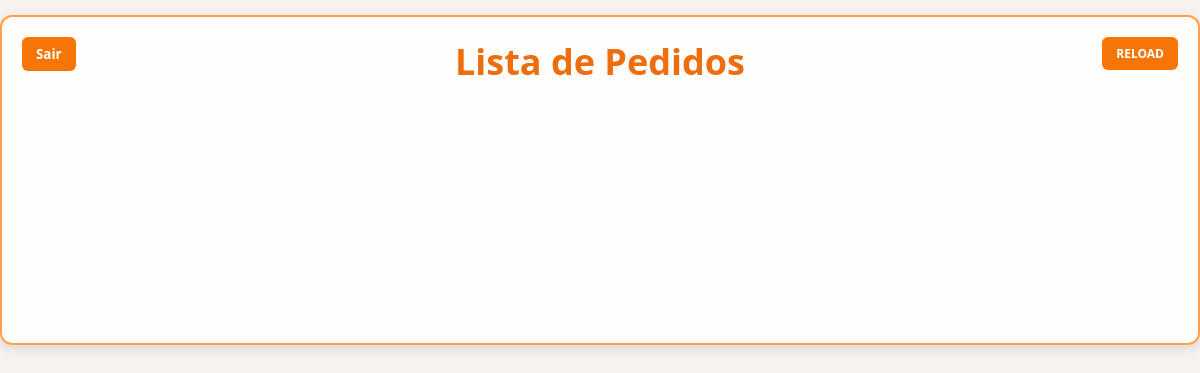
/Pages/Cozinha.php, run on an earlier commit of the app's database.
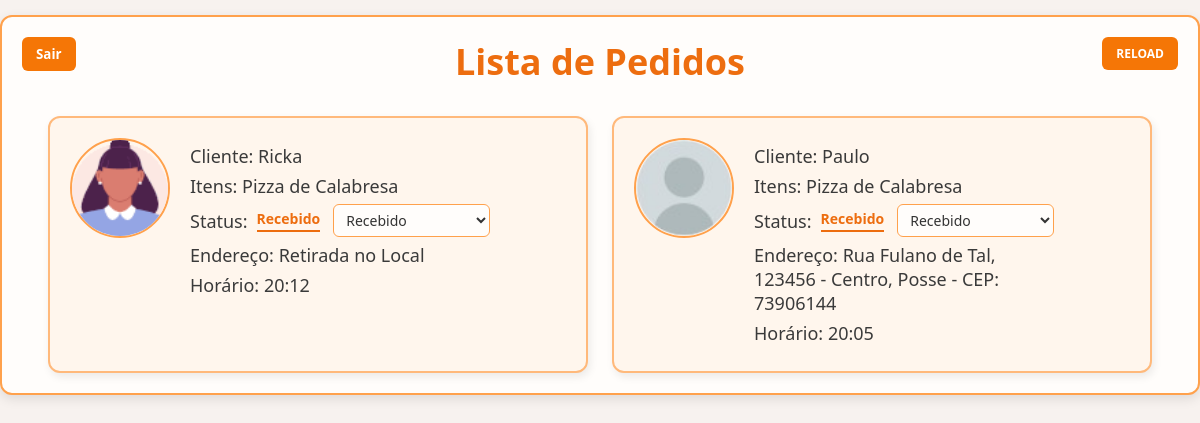
And on a later commit of the database.
### tables this page shows
CREATE TABLE `pedidos` (
  `id_pedido` int(11) NOT NULL AUTO_INCREMENT,
  `nome_cliente` varchar(100) NOT NULL,
  `tipo_pedido` varchar(100) NOT NULL,
  `status_pedido` varchar(100) NOT NULL,
  `data_pedido` datetime NOT NULL,
  `valor_total` double NOT NULL,
  `id_cliente` int(11) DEFAULT NULL,
  `nota` int(11) DEFAULT NULL,
  `comentario` text DEFAULT NULL,
  PRIMARY KEY (`id_pedido`),
  KEY `id_cliente` (`id_cliente`),
  CONSTRAINT `pedidos_ibfk_1` FOREIGN KEY (`id_cliente`) REFERENCES `clientes` (`id_cliente`)
);

CREATE TABLE `clientes` (
  `id_cliente` int(11) NOT NULL AUTO_INCREMENT,
  `nome` varchar(100) NOT NULL,
  `email` varchar(150) NOT NULL,
  `senha` varbinary(128) NOT NULL,
  `telefone` varchar(20) DEFAULT NULL,
  `avatar` varchar(100) DEFAULT NULL,
  PRIMARY KEY (`id_cliente`),
  UNIQUE KEY `email` (`email`)
);

### Pages/Cozinha.php (the view, shortened to what this page needs)
<?php
include_once '../System/db.php';
$sql = "
    SELECT
        p.id_pedido, p.nome_cliente, p.status_pedido, p.data_pedido, c.avatar,
        e.rua, e.numero, e.setor, e.cidade, e.cep, e.complemento,
        GROUP_CONCAT(prod.nome SEPARATOR ', ') AS itens
    FROM pedidos p
    INNER JOIN clientes c ON c.id_cliente = p.id_cliente
    LEFT JOIN enderecos e ON e.id_pedido = p.id_pedido
    INNER JOIN itens_pedido i ON i.id_pedido = p.id_pedido
    INNER JOIN produtos prod ON prod.id_produto = i.id_produto
    WHERE p.status_pedido != 'Cancelado'
    GROUP BY p.id_pedido
    ORDER BY p.data_pedido DESC
";
$stmt = $pdo->prepare($sql);
$stmt->execute();
$pedidos = $stmt->fetchAll(PDO::FETCH_ASSOC);
?>
<!DOCTYPE html>
<html lang="pt-br">
<head>
    <link rel="stylesheet" href="../CSS/cozinha.css" />
</head>
<body>
<section id="lista-pedido">
    <button id="sair" onclick="window.location.href='adm-cozinha.php'">Sair</button>
    <h1>Lista de Pedidos</h1>
    <button id="reload" onclick="location.reload()">RELOAD</button>
    <div class="container-pedidos">
        <?php foreach ($pedidos as $pedido): ?>
            <?php
                $temEndereco = !empty($pedido['rua']);
                $statusAtual = $pedido['status_pedido'];
                $mapaStatusExibicao = [
                    'Recebido' => 'Recebido',
                    'Em Preparo' => 'Em Preparo',
                    'Enviado' => $temEndereco ? 'Enviado' : 'Aguardando Retirada',
                    'Entregue' => $temEndereco ? 'Entregue' : 'Retirado',
                ];
                $statusExibicao = $mapaStatusExibicao[$statusAtual] ?? $statusAtual;
            ?>
            <div class="pedido">
                <div class="avatar">
                    <img src="<?= htmlspecialchars($pedido['avatar'] ?? '../IMG/Profile/Default.png') ?>" alt="Avatar" />
                </div>
                <div class="pedido-info">
                    <p>Cliente: <?= htmlspecialchars($pedido['nome_cliente']) ?></p>
                    <p>Itens: <?= htmlspecialchars($pedido['itens']) ?></p>
                    <p class="select-status">
                        Status:
                        <span class="status-destaque"><?= htmlspecialchars($statusExibicao) ?></span>
                        <select class="select" onchange="atualizarStatus(this, <?= (int)$pedido['id_pedido'] ?>)">
                            <option value="Recebido" <?= $statusAtual === 'Recebido' ? 'selected' : '' ?>>Recebido</option>
                        </select>
                    </p>
                    <p>
                        Endereço:
                        <?= $temEndereco
                            ? htmlspecialchars("{$pedido['rua']}, {$pedido['numero']} - {$pedido['setor']}, {$pedido['cidade']} - CEP: {$pedido['cep']}")
                            : 'Retirada no Local'
                        ?>
                    </p>
                    <p>Horário: <?= date('H:i', strtotime($pedido['data_pedido'])) ?></p>
                </div>
            </div>
        <?php endforeach; ?>
    </div>
</section>
</body>
</html>

### CSS/cozinha.css (style rules this page uses)
* { padding: 0; margin: 0; box-sizing: border-box; font-family: 'Segoe UI', Tahoma, Geneva, Verdana, sans-serif; }
body { background-color: #f7f2ef; }
#lista-pedido { width: 100%; max-width: 1200px; min-height: 330px; margin: 15px auto 0 auto; background-color: #fffdfb; border: 2px solid #ffa14c; padding: 20px 40px 20px 40px; box-shadow: 0 4px 12px rgba(0, 0, 0, 0.1); border-radius: 12px; position: relative; }
#lista-pedido h1 { text-align: center; font-size: 36px; color: #ed6d0f; margin-bottom: 30px; }
#sair, #reload { position: absolute; top: 20px; padding: 8px 14px; border: none; border-radius: 6px; background-color: #f57606; color: white; font-weight: bold; cursor: pointer; transition: background-color 0.3s ease; }
#sair { left: 20px; }
#reload { right: 20px; font-size: 12px; }
.container-pedidos { display: flex; flex-wrap: wrap; gap: 24px; justify-content: center; }
.pedido { display: flex; gap: 20px; width: 100%; max-width: 540px; background-color: #fff6ed; border: 2px solid #ffb97b; border-radius: 12px; padding: 20px; box-shadow: 2px 4px 8px rgba(0, 0, 0, 0.08); transition: transform 0.2s ease, box-shadow 0.2s ease; }
.avatar { flex-shrink: 0; }
.avatar img { width: 100px; height: 100px; border-radius: 50%; border: 2px solid #ffa14c; object-fit: cover; }
.pedido-info { flex: 1; max-width: 300px; word-wrap: break-word; }
.pedido p { font-size: 18px; color: #3a3a3a; margin: 6px 0; }
.select-status { display: flex; align-items: center; margin: 6px 0; gap: 5px; }
.status-destaque { font-weight: bold; font-size: 14px; color: #ed6d0f; border-bottom: 2px solid #ed6d0f; padding-bottom: 2px; margin: 0 8px 0 4px; white-space: nowrap; }
.select { max-width: 160px; min-width: 110px; width: 100%; padding: 5px 8px; font-size: 14px; border: 1px solid #ffa14c; border-radius: 6px; background-color: #fffdfb; color: #333; appearance: auto; cursor: pointer; white-space: nowrap; overflow: hidden; text-overflow: ellipsis; }

What changed in the data, as far as the page shows it:
added pedidos: id_cliente.avatar (picture), nome_cliente "Ricka", itens "Pizza de Calabresa", status_pedido "Recebido", status_pedido+id_pedido "Recebido", shows "Retirada no Local", data_pedido "20:12"
added pedidos: shows a picture, nome_cliente "Paulo", itens "Pizza de Calabresa", status_pedido "Recebido", status_pedido+id_pedido "Recebido", cep "Rua Fulano de Tal, 123456 - Centro, Posse - CEP: 73906144", data_pedido "20:05"
